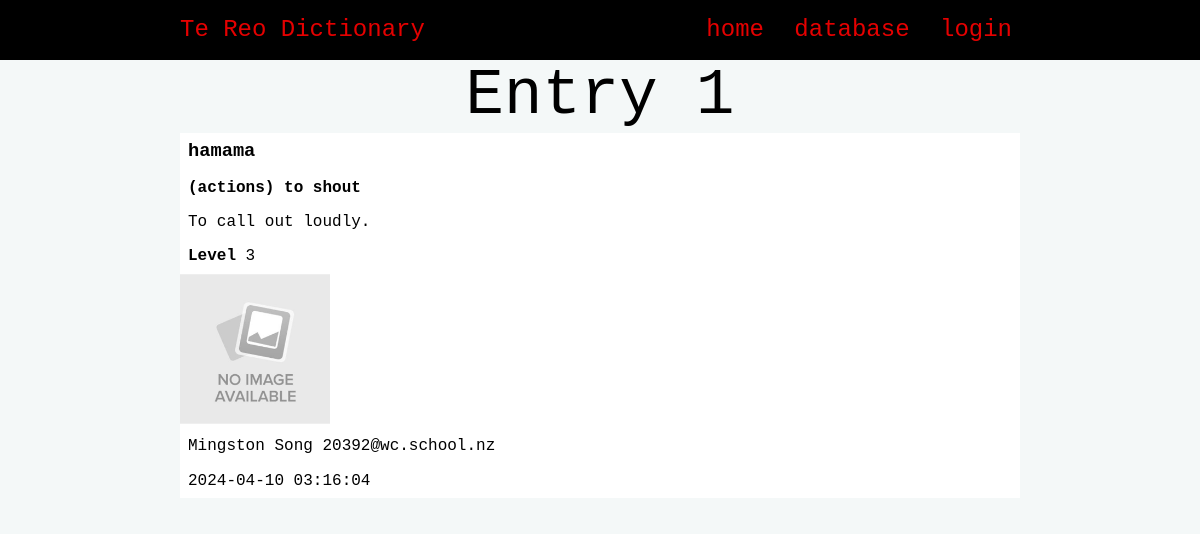
The app's page /entry/1, older data.
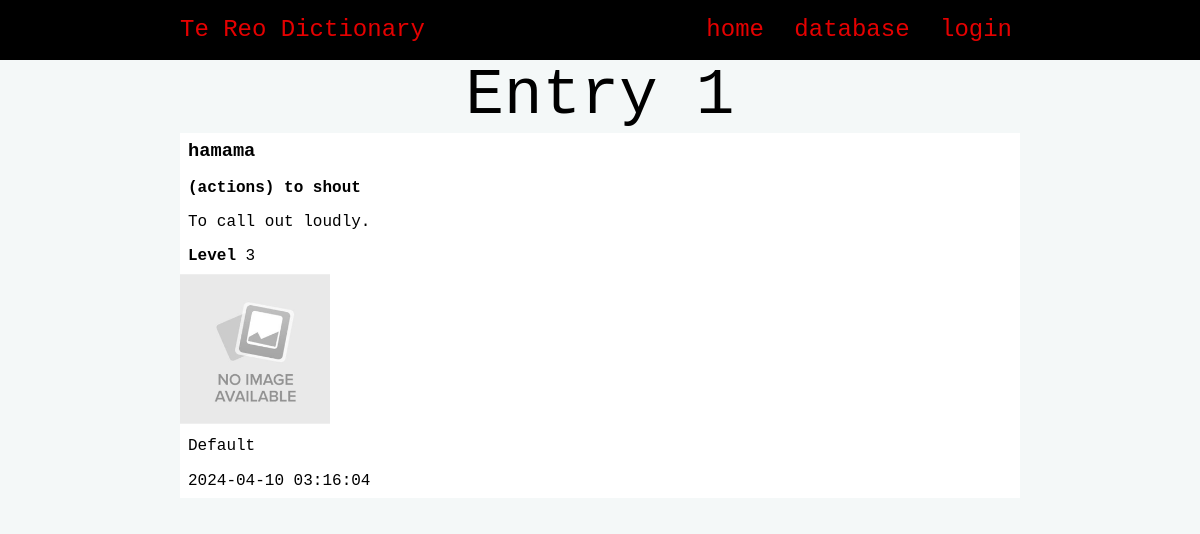
The same page, newer data.
### tables this page shows
CREATE TABLE "entries"
(
    id          integer                                not null
        primary key autoincrement
        unique,
    maori       varchar(85)                            not null,
    english     varchar(100)                           not null,
    definition  varchar(256) default 'Pending'         not null,
    level       tinyint                                not null,
    image       varchar(260) default 'noimage.png'     not null,
    category_id integer                                not null
        constraint entries_category_id_fk
            references categories,
    user_id     integer      default 1
        constraint entries_user_id_fk
            references users,
    date        datetime     default current_timestamp not null
);

CREATE TABLE "categories"
(
    id      integer                            not null
        primary key autoincrement
        unique,
    name    varchar(60)                        not null
        unique,
    user_id integer  default 1
        constraint categories_user_id__fk
            references users,
    date    datetime default current_timestamp not null
);

CREATE TABLE "users"
(
    id       integer      not null
        primary key autoincrement
        unique,
    email    varchar(256) not null
        unique,
    password varchar(128) not null,
    f_name   varchar(60)  not null,
    l_name   varchar(60)  not null,
    type     tinyint default 0
);

### app.py (the view)
@app.route('/entry/<entry_id>')
def render_entry(entry_id):
    con = connect(DATABASE)
    query = """SELECT entries.id, entries.maori, entries.english, entries.definition, entries.level, categories.name, entries.image, users.f_name, users.l_name, users.email, entries.date
    FROM entries
    INNER JOIN categories ON entries.category_id=categories.id
    INNER JOIN users ON entries.user_id=users.id
    WHERE entries.id=?"""
    cur = con.cursor()
    cur.execute(query, (entry_id,))
    entry_info = cur.fetchone()
    con.close()
    print(entry_info)
    return render_template('entry.html', entry=entry_info)

### app.py (called while the page is built)
def connect(db_file):
    try:
        connection = sqlite3.connect(db_file)
        return connection
    except sqlite3.Error as e:
        print(e)
    return None

### templates/entry.html
{% extends "base.html" %}
{% block pageheading %}Entry {{ entry[0] }}{% endblock %}
{% block main %}
        <div class="big-entry-box">
                <h3 class="entry-box-heading"><strong>{{ entry[1] }}</strong></h3>
                <p class="entry-box-heading"><strong>({{ entry[5] }}) {{ entry[2] }}</strong></p>
                <p class="entry-box-info">{{ entry[3] }}</p>
                <p class="entry-box-info"><strong>Level </strong>{{ entry[4] }}</p>
                <img class="entry-box-image" src="/static/images/{{ entry[6] }}">
                <p class="entry-box-info">{{ entry[7] }} {{ entry[8] }} {{ entry[9] }}</p>
                <p class="entry-box-info">{{ entry[10] }}</p>
        </div>
{% endblock %}

### templates/base.html (shortened to what this page needs)
<!DOCTYPE html>
<html>
<head>
    <link rel="stylesheet" href="https://cdnjs.cloudflare.com/ajax/libs/normalize/8.0.1/normalize.css"/>
    <link href="{{ url_for('static', filename='style.css') }}" rel="stylesheet">
</head>
<body>
<nav>
    <div class="container">
        <div class="navbar-brand">Te Reo Dictionary</div>
        <div class="navbar-links">
            <a href="/">home</a>
            <a href="/database">database</a>
            <a href="/login">login</a>
        </div>
    </div>
</nav>
<div class="container">
    <header>
        <h1>{% block pageheading %}{% endblock %}</h1>
    </header>
    <main>
        {% block main %}
        {% endblock %}
    </main>
</div>
</body>
</html>

### static/style.css (style rules this page uses)
:root { --red: #E50000; --dark-red: #a00808; --white: #FFFFFF; --light-gray: #F4F8F8; --gray: #c8caca; --dark-gray: #959696; --black: #000000; }
* { font-family: 'Monaco', monospace; padding: 0; margin: 0; box-sizing: border-box; }
body { background-color: var(--light-gray); }
.container { width: 70vw; margin: auto; }
.container::after { content: ""; clear: both; display: table; }
img { max-width: 100%; }
h1 { text-align: center; font-weight: 200; font-size: 4rem; margin: 0; }
nav { background-color: var(--black); text-align: center; font-size: 1.5rem; padding-top: 1rem; padding-bottom: 1rem; color: var(--red); }
.navbar-brand { display: inline; float: left; }
.navbar-links { display: inline; float: right; }
nav a { padding: 0 0.5rem; font-size: 1.5rem; }
a, a:visited { color: var(--red); text-decoration: none; }
.big-entry-box { width: 100%; background: var(--white); border: 0 solid var(--gray); color: var(--black); margin-bottom: 0.5rem; }
.entry-box-heading { padding: 0.5rem; }
.entry-box-image { height: 150px; overflow: hidden; }
.entry-box-info { padding: 0.5rem; }

Row changes from the older to the newer data that the page shows:
changed users: f_name "Mingston" → "Default"; l_name "Song" → (not shown); email "20392@wc.school.nz" → (not shown)
